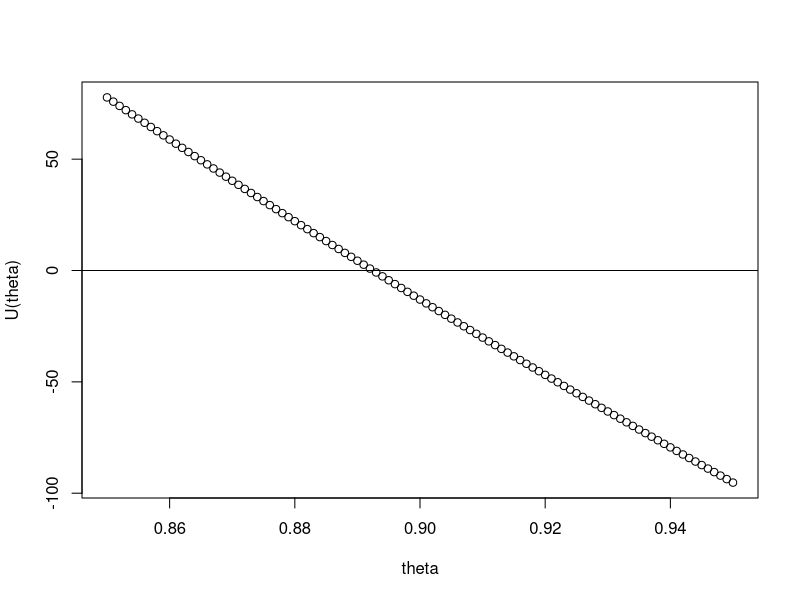
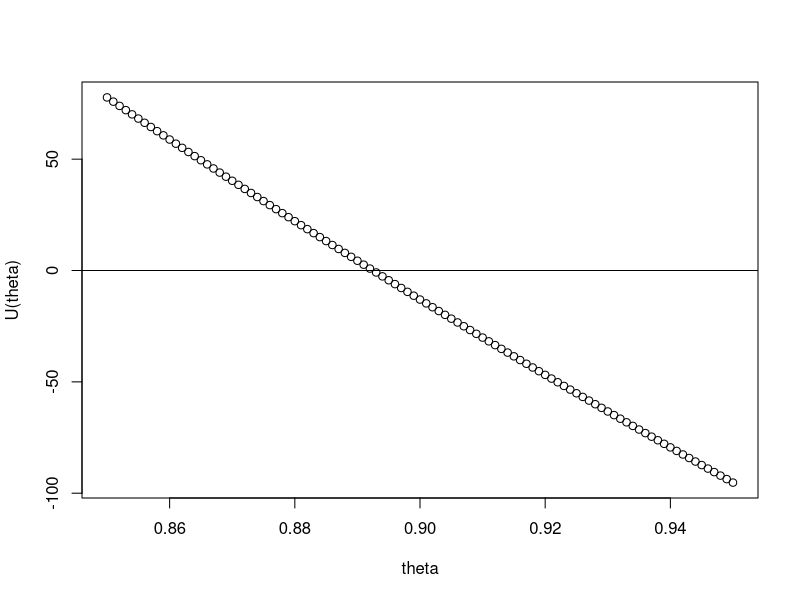

Write R code to recreate these figures, in order.
## Section 2.3
## Iterative estimation of the MLE: Single parameter case
## Example page 25 -- Truncated Poisson distribution



n <- 2423
ybar <- 3663 / n
U <- function(theta) 
{
  n * ybar / theta - n - n * exp(-theta) / (1 - exp(-theta)) 
}
J <- function(theta) 
{
  n * ybar / theta^2 - n * exp(-theta) / (1 - exp(-theta))^2 
}

theta0 <- ybar
U(theta0)
J(theta0)

#===============================================================
## Newton-Raphson
#===============================================================
theta1 <- theta0 + U(theta0) / J(theta0)
U(theta1)
J(theta1)

theta2 <- theta1 + U(theta1) / J(theta1)
U(theta2)
J(theta2)

#keep repeating this until the derivative is zero (or very close to zero).
#It happens at 5th iteration



##---------- Automating the process ------------------

newraph.TP <- function(n, sumy, eps = 1e-06){
  ybar <- sumy / n
  U <- function(theta)
    n * (ybar / theta) - n - n * (exp(-theta) / (1 - exp(-theta)))
  J <- function(theta)
    n * (ybar / theta^2) - n * (exp(-theta) / (1 - exp(-theta))^2)
  theta <- ybar
  while (abs(U(theta)-0)>eps){
    theta <- theta + U(theta) / J(theta)
  }
  list(theta=theta, U=U(theta), J=J(theta))
}

newraph.TP(n=2423, sumy=3663)
#0.8924961


#===============================================================
# Fisher's method of scoring for truncated Poisson distribution 
#===============================================================

fisherscoring.TP <- function(n, sumy, eps = 1e-06, theta0= sumy/n){
  ybar <- sumy / n
  U <- function(theta)
    n * (ybar / theta) - n - n * (exp(-theta) / (1 - exp(-theta)))
  I <- function(theta)
    n / (theta*(1 - exp(-theta))) - n * (exp(-theta) / (1 - exp(-theta))^2)
  theta <- theta0
  while (abs(U(theta))>eps)
  {
    theta <- theta + U(theta) / I(theta)
  }
  list(theta=theta, U=U(theta), I=I(theta))
}

fisherscoring.TP(n=2423, sumy=3663)


theta = seq(0.1, 2,0.01)
theta = seq(0.5, 1,0.01)
theta = seq(0.8, 1,0.01)
theta = seq(0.85, 0.95,0.001)
plot(theta, U(theta))
abline(h=0)

plot(theta, U(theta))
abline(h=0)



##------------- Using R inbuilt functions --------------

n <- 2423
ybar <- 3663 / n
Llik <- function(theta){
  n * ybar *log(theta) -n*theta -n*log(1 - exp(-theta))
 }

# optim function:
# optim(par, fn, method = c("Nelder-Mead", "BFGS", "CG", "L-BFGS-B", "SANN",
#                   "Brent"), control = list(), hessian = FALSE)

optim(ybar, Llik, method ="BFGS", control = list(fnscale=-1), 
      hessian = TRUE)
#0.8925626


# maxLik function:
# maxLik(logLik, grad = NULL, hess = NULL, start, method, constraints=NULL, ...)
#install.packages("maxLik")

library(maxLik)
maxLik(Llik, grad = NULL, hess = NULL, ybar, method="NR", constraints=NULL)
#0.8924961 

#Or try using the summary function for a nicer output:
MLE <- maxLik(Llik, grad = NULL, hess = NULL, ybar, method="NR", constraints=NULL)
summary(MLE)
